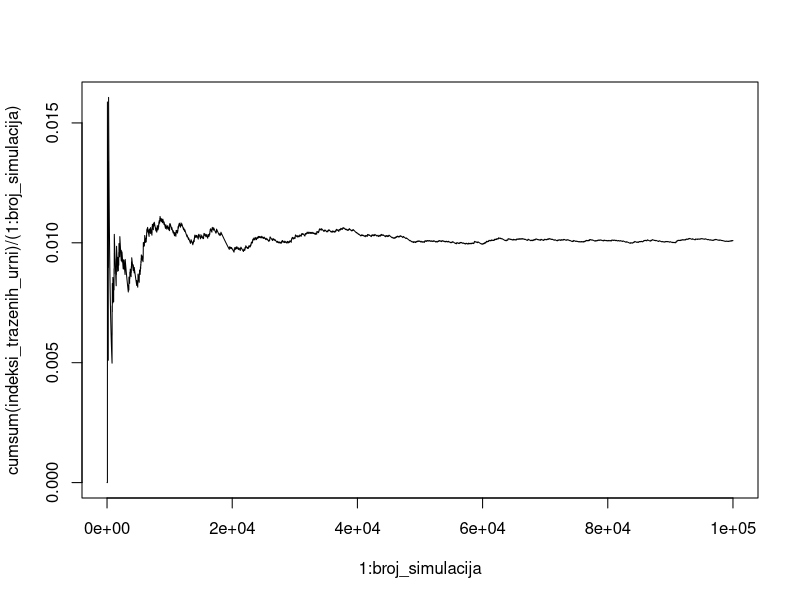
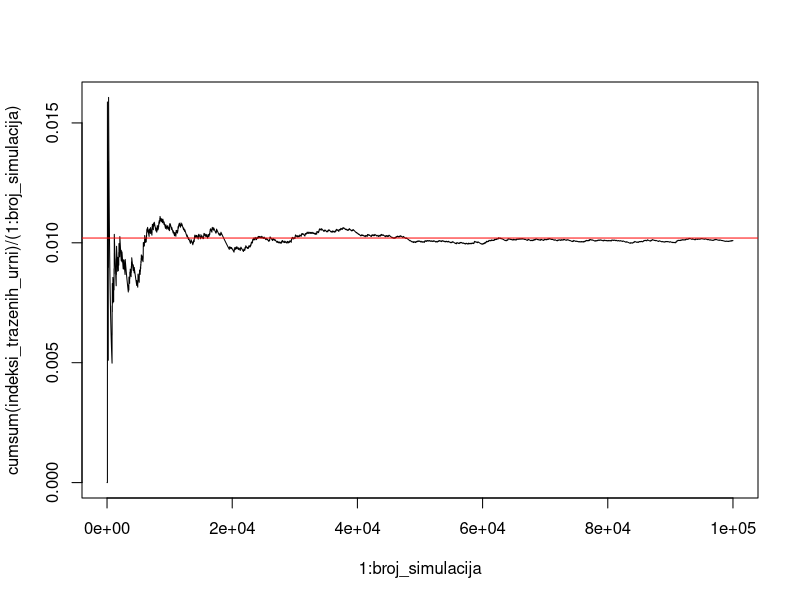

Generate these figures, in order, with R:
############################################
############################################
### Ross - Example 4.11 (kulgice i urne) ###
############################################
############################################

P = matrix(c(1/8, 7/8, 0, 0,
             0, 2/8, 6/8, 0,
             0, 0, 3/8, 5/8,
             0, 0, 0, 1), nrow = 4, byrow = T)

install.packages("expm")
library(expm)
P8 = P %^% 8
P8[1, 3]


############################################
### Simulacija ubacivanja kuglica u urne ###
############################################

# Prvo pišemo funkciju kojom simuliramo jedan pokus ubacivanja
# k kuglica u n urni i pitamo se koliko je urni neprazno

broj_nepraznih_urni = function(k, n){
  odabrane_urne = sample.int(n, size = k, replace = TRUE)
  return(length(unique(odabrane_urne)))
}

set.seed(1415)
k = 200 # 200 # 9     #broj kuglica
n = 100 # 100 # 8     #broj urni
trazeni_broj_nepraznih = 80 # 80 # 3
broj_simulacija = 100000
neprazne_urne = rep(0, broj_simulacija)

for(i in 1:broj_simulacija)
  neprazne_urne[i] = broj_nepraznih_urni(k, n)

# Grafički prikaz
indeksi_trazenih_urni = (neprazne_urne == trazeni_broj_nepraznih)

plot(1:broj_simulacija, cumsum(indeksi_trazenih_urni) / (1:broj_simulacija),
     type = "l")
#abline(P8[1, 3], 0, col = "red")
sum(neprazne_urne == trazeni_broj_nepraznih) / broj_simulacija


##### Egzaktno rješenje u slučaju 100 urni
P = matrix(rep(0, (trazeni_broj_nepraznih + 1)^2),
           nrow = trazeni_broj_nepraznih + 1)
diag(P) = (1 : (trazeni_broj_nepraznih + 1)) / n
P[trazeni_broj_nepraznih + 1, trazeni_broj_nepraznih + 1] = 1
i = 1:trazeni_broj_nepraznih
j = 2:(trazeni_broj_nepraznih + 1)
P[cbind(i, j)] = 1 - P[cbind(i, i)]

egzaktno_rjesenje = (P %^% (k - 1))[1, trazeni_broj_nepraznih]

plot(1:broj_simulacija, cumsum(indeksi_trazenih_urni) / (1:broj_simulacija),
     type = "l")
abline(egzaktno_rjesenje, 0, col = "red")
